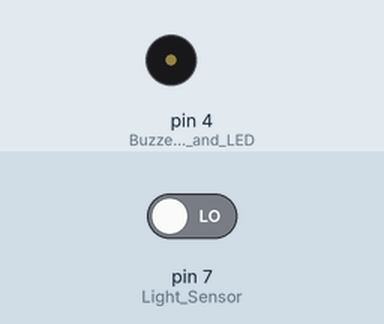
A sketch run on a simulated Arduino Uno, built with avr-gcc and run on an emulated ATmega328P. On the bench: buzzer (waves = sounding, pin HIGH). The inputs (shaded band) are chosen by the test bench; at power-on: pin 7 (Light_Sensor) LOW.

Above: at 1.3 s.
1.4 s: pin 7 (Light_Sensor) driven HIGH
At 1.65 s:
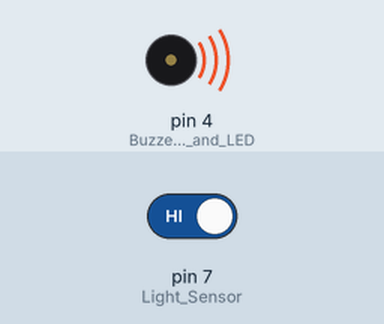
Timing chart, 0 to 10.4 s (numbered marks = the images above; inputs shaded):
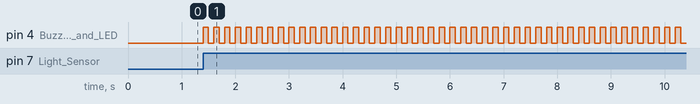

The sketch:

lesar_security_code.ino
```cpp
void setup() {
  // put your setup code here, to run once:
pinMode(4,OUTPUT); //Buzzer Pin and LED
pinMode(7,INPUT); // Light Sensor
delay(100);
}

void loop() {
  // put your main code here, to run repeatedly:
int i=0;
if(digitalRead(7)==HIGH)
{
  a:
  digitalWrite(4,HIGH);
  delay(100);
  digitalWrite(4,LOW);
  delay(100);
  i++;
  if(i<50){
  goto a;
  }


  }

}
```

Measured:
- after the input at 1.4 s, pin 4 (Buzzer_Pin_and_LED): alternates HIGH for 0.10 s and LOW for 0.10 s, starting at once
